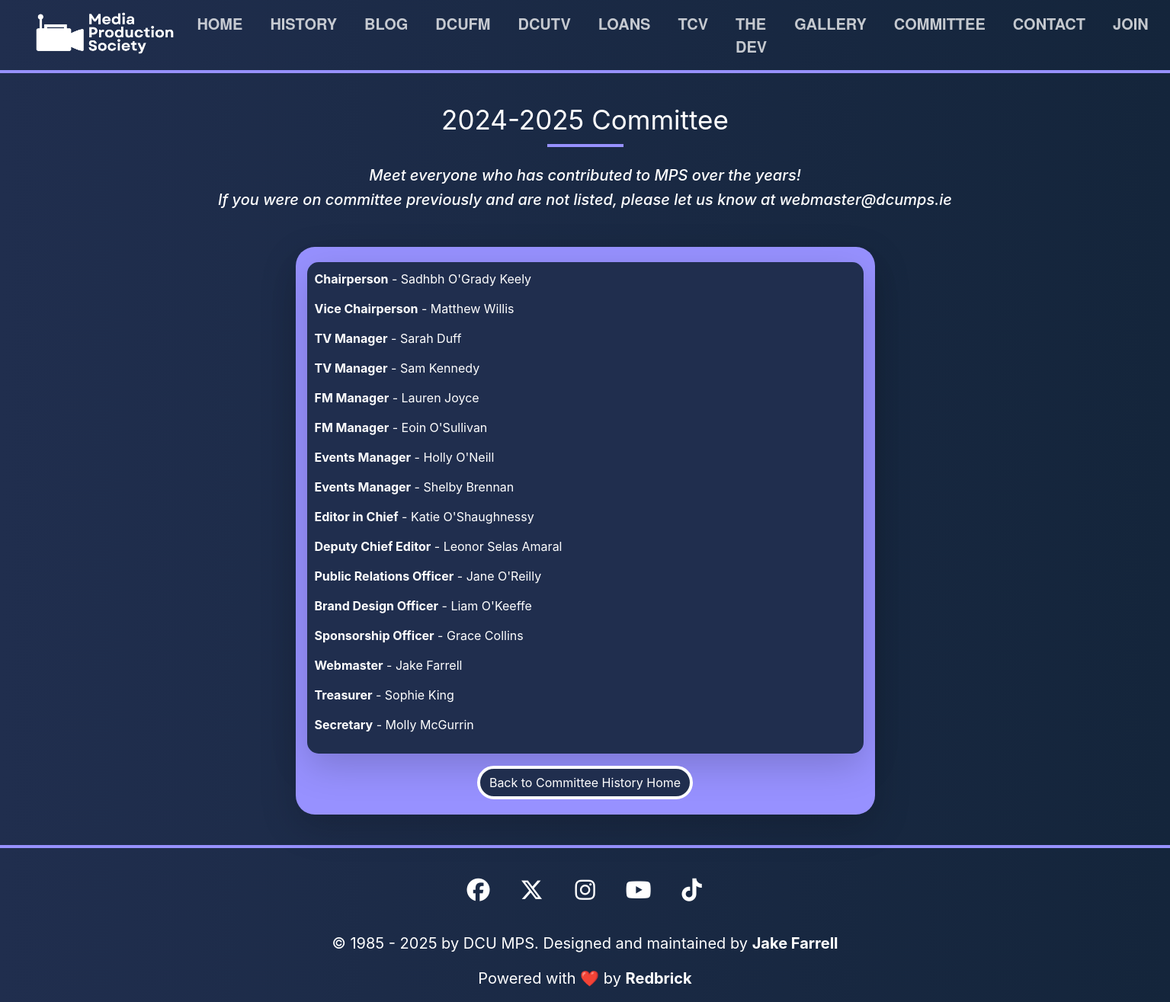
Screenshot of /committee/2024-2025/ with the database file from the repository.
### mps_site/models.py (models this page shows, shortened)
class CommitteeHistory(models.Model):
    id = models.AutoField(primary_key=True)
    year = models.CharField(max_length=100)
    logo = models.CharField(max_length=100, null=True)
    title = models.CharField(max_length=100, default="Committee")
    members = models.ManyToManyField(CommitteeHistoryMember)

class CommitteeHistoryMember(models.Model):
    id = models.AutoField(primary_key=True)
    name = models.CharField(max_length=100)
    position = models.CharField(max_length=100)
    image = models.CharField(max_length=100, null=True)

### mps_site/views.py (the view)
# urls.py: path("committee/<slug:year>/", views.committee_history_detail, name="committee_history_detail"),
def committee_history_detail(request, year):
    committee_history = CommitteeHistory.objects.get(year=year)
    return render(request, 'committee_history_detail.html',
                  {'page_name': committee_history.title,
                   'committee_history': committee_history})

### mps_site/templates/committee_history_detail.html (shortened to what this page needs)
{% extends 'base.html' %}
{% load static %}
{% block content %}
<div class="title-small">
  <h1>{{ committee_history.title }}</h1>
  <h5><i>Meet everyone who has contributed to MPS over the years!</i></h5>
  <h5><i>If you were on committee previously and are not listed, please let us know at <a href="mailto:webmaster@dcumps.ie">webmaster@dcumps.ie</a></i></h5>
</div>
<div class="container">
<div class="row justify-content-center">
  <div class="col-md-8 custom-box shadow-lg bg-body">
    <div class="awards">
      <div class="center-contents shadow-lg bg-body" style="background-color: #202E4E; border-radius: 15px; padding-top: 10px; padding-bottom: 10px;">
        <ul style="padding-left: 10px; padding-right: 10px; list-style: none; text-align: left;">
          {% for member in committee_history.members.all %}
          <li><b>{{ member.position }}</b> - {{ member.name }}</li>
          {% endfor %}
        </div>
      </div>
      <div class="row justify-content-center mt-3">
        <a class="btn btn-primary" style="background-color: #202E4E; border-radius: 25px; border-width: 4px; border-color: white;" href="/committee/history">Back to Committee History Home</a>
      </div>
    </div>
  </div>
</div>
{% endblock %}

### mps_site/templates/base.html (shortened to what this page needs)
{% load static %}
<!DOCTYPE html>
<html lang="en">
<head>
  <link rel="stylesheet" type="text/css" href="{% static 'css/style.css' %}">
  <link rel="stylesheet" type="text/css" href="{% static 'css/hover.css' %}">
  <link href="https://stackpath.bootstrapcdn.com/bootstrap/4.5.2/css/bootstrap.min.css" rel="stylesheet">
  <link rel="stylesheet" href="https://cdnjs.cloudflare.com/ajax/libs/font-awesome/6.5.1/css/all.min.css" />
  </head>
  <body>
    <header class="header">
      <nav class="navbar navbar-expand-xl navbar-light">
        <div class="container-fluid">
          <img id="clickImage" src="{% static 'assets/img/other/MPS_WideLogo_WHT.png' %}" onclick="checkClicks()" width="200" height="75" class="d-inline-block align-top" alt="" style="margin-left: 15px; cursor: pointer;">
        <div class="collapse navbar-collapse top_nav" id="navbarSupportedContent">
          <ul class="navbar-nav ml-auto custom-nav">
              <li class="nav-item">
                <a class="nav-link" href="/">Home</a>
              </li>
              <li class="nav-item">
                <a class="nav-link" href="/history">History</a>
              </li>
              <li class="nav-item">
                <a class="nav-link" href="/blog">Blog</a>
              </li>
              <li class="nav-item">
                <a class="nav-link" href="/dcufm">DCUfm</a>
              </li>
              <li class="nav-item">
                <a class="nav-link" href="/dcutv">DCUtv</a>
              </li>
              <li class="nav-item">
                <a class="nav-link" href="/loans">Loans</a>
              </li>
              <li class="nav-item">
                <a class="nav-link" href="/thecollegeview">TCV</a>
              </li>
              <li>
                <a class="nav-link" href="/thedev">The Dev</a>
              </li>
              <li class="nav-item">
                <a class="nav-link" href="/gallery">Gallery</a>
              </li>
              <li class="nav-item">
                <a class="nav-link" href="/committee">Committee</a>
              </li>
              <li class="nav-item">
                <a class="nav-link" href="/contact">Contact</a>
              </li>
              <li class="nav-item">
                <a class="nav-link" href="https://dcuclubsandsocs.ie/society/media-production" target="_blank">Join</a>
              </li>
          </ul>
        </div>
      </div>
    </nav>
    <div class="footer-line"></div>
    </header>
		{% block content %}
    {% endblock %}
	  <footer>
      <div class="footer">
        <div class="footer-line"></div>
        <ul>
          <li><a href="http://facebook.com/dcumps" target="_blank" aria-label="DCU MPS Facebook"><i class="fa-brands fa-facebook"></i></a></li>
          <li><a href="http://twitter.com/dcumps" target="_blank" aria-label="DCU MPS Twitter"><i class="fa-brands fa-x-twitter"></i></a></li>
          <li><a href="http://instagram.com/dcumps" target="_blank" aria-label="DCU MPS Instagram"><i class="fa-brands fa-instagram"></i></a></li>
          <li><a href="http://youtube.com/dcumps" target="_blank" aria-label="DCU MPS YouTube"><i class="fa-brands fa-youtube"></i></a></li>
          <li><a href="https://www.tiktok.com/@dcumps" target="_blank" aria-label="DCU MPS TikTok"><i class="fa-brands fa-tiktok"></i></a></li>
        </ul>
        <p>© 1985 - 2025 by DCU MPS. Designed and maintained by <a href="https://www.jakefarrell.ie" target="_blank"><strong>Jake Farrell</strong></a></p>
        <p>Powered with ❤️ by <a href="https://redbrick.dcu.ie" target="_blank"><strong>Redbrick</strong></a></p>
      </div>
    </footer>
  </body>
</html>

### mps_site/static/css/style.css (style rules this page uses)
:root { --main-color: #202E4E; --secondary-color: #9791FF; --text-color: #ffffff; --hover-color: #FFE085; }
html { scroll-behavior: smooth; }
body { background-color: var(--main-color); }
h1 { text-align: center; color: var(--text-color); font-size: 60px; }
h3, h5 { text-align: center; padding-left: 10px; padding-right: 10px; color: var(--text-color); }
.header { top: 0; z-index: 500; }
.title-small { margin-top: 40px; margin-bottom: 30px; }
.custom-box { background-color: var(--secondary-color); color: var(--text-color); padding: 20px; margin: 20px; border-radius: 25px; }
.center-contents { text-align: center; }
.awards ul li { margin-bottom: 15px; list-style: none; }
.navbar-nav { font-family: 'Helvetica Neue', Helvetica, Arial, sans-serif; }
.nav-link { font-weight: bold; color: var(--text-color) !important; font-size: 20px; text-transform: uppercase; text-decoration: none; color: var(--secondary-color); margin: 0px 10px; display: inline-block; position: relative; opacity: 0.75; }
a:link { color: var(--text-color); }
.nav-link::before { width: 100%; bottom: 10px; opacity: 0; }
.footer { text-align: center; color: var(--text-color); width: 100%; min-height: 10%; padding-top: 20px; }
.footer-line { width: 100%; height: 4px; background-color: var(--secondary-color); }
.footer p { font-size: 20px; margin-left: 10px; margin-right: 10px; }
.footer ul { display: flex; justify-content: center; align-items: center; margin: 20px; padding: 10px; }
.footer ul li { list-style: none; margin: 0 10px; height: 50px; width: 50px; color: var(--text-color); display: flex; justify-content: center; align-items: center; font-size: 30px; transition: all ease 0.3s; }

### mps_site/templates/base.html (style rules this page uses)
body { background-image: linear-gradient(to right, #202E4E, rgb(20, 37, 59)) !important; margin: 0; }
.title-small h1 { font-weight: normal; font-size: 35px; position: relative; margin: 40px 0; }
.title-small h1::before { content: ''; position: absolute; width: 100px; height: 4px; background-color: #9791FF; bottom: -15px; left: 50%; transform: translateX(-50%); animation: animate 4s linear infinite; }

### rows the page displays
CommitteeHistory: title "2024-2025 Committee"
CommitteeHistoryMember: position "Chairperson", name "Sadhbh O'Grady Keely"
CommitteeHistoryMember: position "Vice Chairperson", name "Matthew Willis"
CommitteeHistoryMember: position "TV Manager", name "Sarah Duff"
CommitteeHistoryMember: position "TV Manager", name "Sam Kennedy"
CommitteeHistoryMember: position "FM Manager", name "Lauren Joyce"
CommitteeHistoryMember: position "FM Manager", name "Eoin O'Sullivan"
CommitteeHistoryMember: position "Events Manager", name "Holly O'Neill"
CommitteeHistoryMember: position "Events Manager", name "Shelby Brennan"
CommitteeHistoryMember: position "Editor in Chief", name "Katie O'Shaughnessy"
CommitteeHistoryMember: position "Deputy Chief Editor", name "Leonor Selas Amaral"
CommitteeHistoryMember: position "Public Relations Officer", name "Jane O'Reilly"
CommitteeHistoryMember: position "Brand Design Officer", name "Liam O'Keeffe"
CommitteeHistoryMember: position "Sponsorship Officer", name "Grace Collins"
CommitteeHistoryMember: position "Webmaster", name "Jake Farrell"
CommitteeHistoryMember: position "Treasurer", name "Sophie King"
CommitteeHistoryMember: position "Secretary", name "Molly McGurrin"
